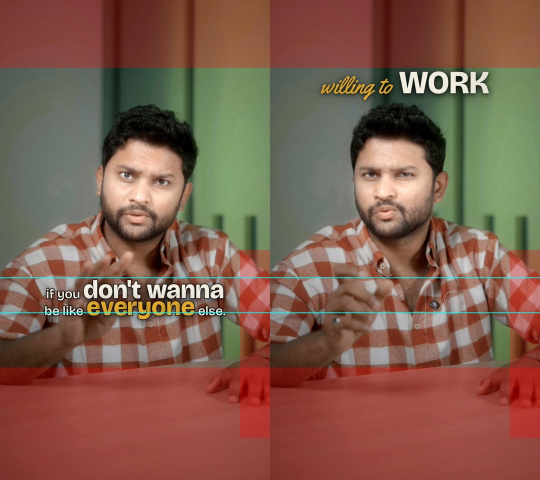
#> input picture .claude/skills/video-editing-style/02-craft/text-animation-moves/references/frames/STACKS_safe_zone_check.jpg, 1080 x 960 px, given in place of 0000.jpg, which was not available (shown at 1/2 size)
$ python camseg.py ../../../../../../text-animation-moves/references/frames/STACKS_safe_zone_check.jpg
#> lines starting #> are read from the running program, lines starting #| are printed output that depends on the picture
# Summarise dominant-plane camera motion per segment (360x640 frames; px reported at 720 wide)
import sys, cv2, numpy as np, math
D=sys.argv[1]
segs=[("hook pullback-rotate",0,39),("hook drift",39,50),("hook zoom-through window",50,94),
("sky card+ticker",112,150),("sky ticker pan",150,220),("study settle",240,294),("study exit blur",294,299),
("1840s grid",300,372),("graph follow",375,460),("corridor walk",486,598),("corridor exit",600,614),
("sink",618,688),("deathrate",704,750),("clipboard",770,811),("clip->news whip",811,827),("newspaper",830,920),
("microscope",946,972),("spotlight",982,1060),("cta text",1075,1118),("cta collapse",1118,1140),("laptop",1140,1225)]
def g(n): return cv2.cvtColor(cv2.imread(f'{D}/fr/{n:04d}.jpg'),cv2.COLOR_BGR2GRAY)
#> called with n = 0
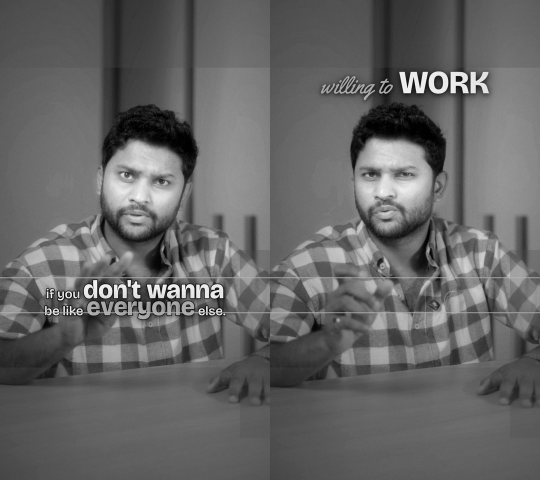
#> returned value: shape (960, 1080) (shown at 1/2 size); min 0, max 255, mean 101.2
print("segment                     frames     cum_scale  %/s     rot_deg  dx_px  dy_px (720w)  px/s   peak_step_scale")
for name,a,b in segs:
    prev=g(a); cs=1; cr=0; cx=0; cy=0; peak=1; n_ok=0
    for n in range(a+1,b+1):
        cur=g(n)
#> call 2 of g, with n = 1
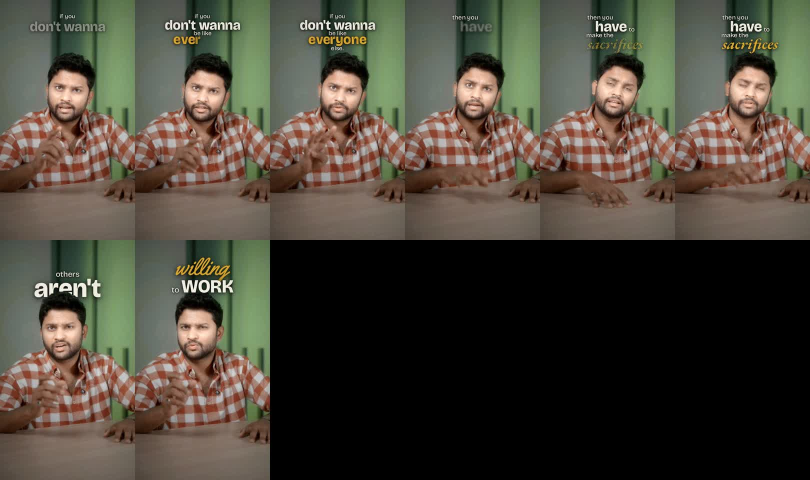
#> input picture .claude/skills/video-editing-style/02-craft/text-animation-moves/references/frames/STACKS_v1_all_above_head_REJECTED.jpg, 1620 x 960 px, given in place of 0001.jpg, which was not available (shown at 1/2 size)
#> in g (call 2), `def g(n): return cv2.cvtColor(cv2.imread(f'{D}/fr/{n:04d}.jpg'),cv2.CO..`:
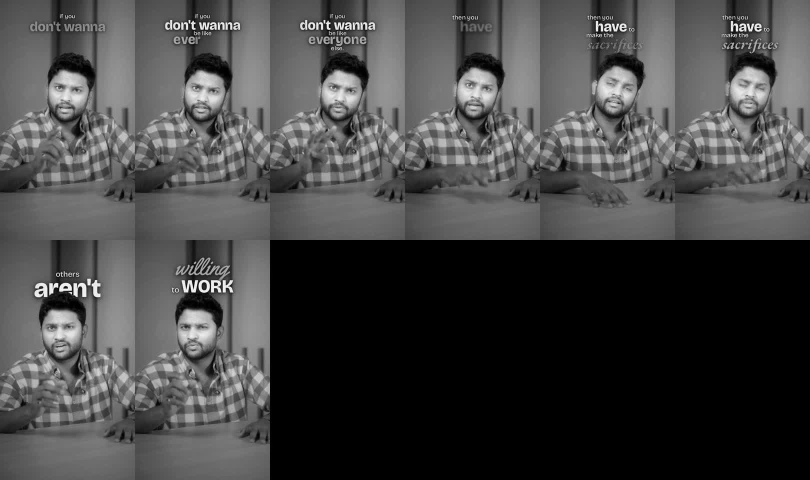
#> returned value: shape (960, 1620) (shown at 1/2 size); min 0, max 254, mean 68.9
        p=cv2.goodFeaturesToTrack(prev,400,0.01,6)
#> p = 400 rows, first 8: [141, 629], [134, 629], [133, 613], [405, 621], [150, 629], [421, 620], [413, 629], [128, 629]
        if p is None or len(p)<12: prev=cur; continue
#> (the run stopped early here; a loop or call above may not have finished)
